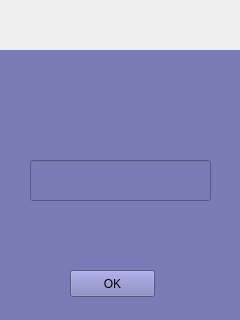
<?xml version="1.0" encoding="UTF-8"?>
<ui version="4.0">
 <class>Widget</class>
 <widget class="QWidget" name="Widget">
  <property name="geometry">
   <rect>
    <x>0</x>
    <y>0</y>
    <width>240</width>
    <height>320</height>
   </rect>
  </property>
  <property name="windowTitle">
   <string>Widget</string>
  </property>
  <property name="styleSheet">
   <string notr="true"/>
  </property>
  <widget class="QStackedWidget" name="stackedWidget">
   <property name="geometry">
    <rect>
     <x>0</x>
     <y>50</y>
     <width>240</width>
     <height>271</height>
    </rect>
   </property>
   <property name="styleSheet">
    <string notr="true">background-color: rgb(123, 123, 184);</string>
   </property>
   <property name="currentIndex">
    <number>1</number>
   </property>
   <widget class="QWidget" name="page">
    <widget class="QLabel" name="label">
     <property name="geometry">
      <rect>
       <x>20</x>
       <y>30</y>
       <width>201</width>
       <height>41</height>
      </rect>
     </property>
     <property name="text">
      <string/>
     </property>
     <property name="alignment">
      <set>Qt::AlignCenter</set>
     </property>
    </widget>
    <widget class="QLabel" name="label_2">
     <property name="geometry">
      <rect>
       <x>20</x>
       <y>80</y>
       <width>201</width>
       <height>41</height>
      </rect>
     </property>
     <property name="text">
      <string/>
     </property>
     <property name="alignment">
      <set>Qt::AlignCenter</set>
     </property>
    </widget>
    <widget class="QLabel" name="label_3">
     <property name="geometry">
      <rect>
       <x>20</x>
       <y>140</y>
       <width>201</width>
       <height>41</height>
      </rect>
     </property>
     <property name="text">
      <string/>
     </property>
     <property name="alignment">
      <set>Qt::AlignCenter</set>
     </property>
    </widget>
   </widget>
   <widget class="QWidget" name="page_2">
    <widget class="QLabel" name="label_4">
     <property name="geometry">
      <rect>
       <x>30</x>
       <y>39</y>
       <width>181</width>
       <height>31</height>
      </rect>
     </property>
     <property name="text">
      <string/>
     </property>
     <property name="alignment">
      <set>Qt::AlignCenter</set>
     </property>
    </widget>
    <widget class="QLineEdit" name="lineEdit">
     <property name="geometry">
      <rect>
       <x>30</x>
       <y>110</y>
       <width>181</width>
       <height>41</height>
      </rect>
     </property>
    </widget>
    <widget class="QPushButton" name="pushButton">
     <property name="geometry">
      <rect>
       <x>70</x>
       <y>220</y>
       <width>85</width>
       <height>27</height>
      </rect>
     </property>
     <property name="text">
      <string>OK</string>
     </property>
    </widget>
   </widget>
   <widget class="QWidget" name="page_3">
    <widget class="QLabel" name="label_5">
     <property name="geometry">
      <rect>
       <x>30</x>
       <y>80</y>
       <width>181</width>
       <height>31</height>
      </rect>
     </property>
     <property name="text">
      <string/>
     </property>
     <property name="alignment">
      <set>Qt::AlignCenter</set>
     </property>
    </widget>
    <widget class="QLabel" name="label_6">
     <property name="geometry">
      <rect>
       <x>30</x>
       <y>140</y>
       <width>181</width>
       <height>31</height>
      </rect>
     </property>
     <property name="text">
      <string/>
     </property>
     <property name="alignment">
      <set>Qt::AlignCenter</set>
     </property>
    </widget>
    <widget class="QLabel" name="label_7">
     <property name="geometry">
      <rect>
       <x>30</x>
       <y>190</y>
       <width>181</width>
       <height>31</height>
      </rect>
     </property>
     <property name="text">
      <string/>
     </property>
     <property name="alignment">
      <set>Qt::AlignCenter</set>
     </property>
    </widget>
   </widget>
  </widget>
 </widget>
 <layoutdefault spacing="6" margin="11"/>
 <resources/>
 <connections/>
</ui>
